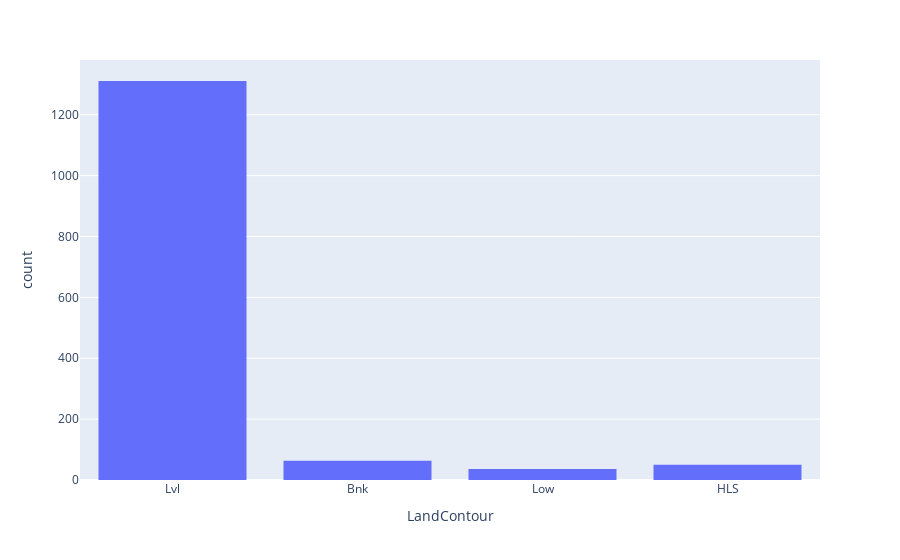

Notebook code cell kept with this figure:
### Markdown cell above
### LandContour: 

Flatness of the property

Lvl => Near Flat/Level<br >
Bnk => Banked - Quick and significant rise from street grade to building<br >
HLS => Hillside - Significant slope from side to side<br >
Low => Depression<br >

### Code cell
explore('LandContour')

### Figure 1 — Plotly figure (JSON) as saved in the notebook; plotly's stock layout.template omitted (floating-point values rounded to 4 significant figures; data arrays with more than 128 entries replaced by an {"elided": "..."} marker saying what was removed)
{"data": [{"alignmentgroup": "True", "bingroup": "x", "hovertemplate": "LandContour=%{x}<br>count=%{y}<extra></extra>", "legendgroup": "", "marker": {"color": "#636efa", "pattern": {"shape": ""}}, "name": "", "offsetgroup": "", "orientation": "v", "showlegend": false, "type": "histogram", "x": {"elided": "1460 str values"}, "xaxis": "x", "yaxis": "y"}], "layout": {"barmode": "relative", "legend": {"tracegroupgap": 0}, "margin": {"t": 60}, "xaxis": {"anchor": "y", "domain": [0, 1], "title": {"text": "LandContour"}}, "yaxis": {"anchor": "x", "domain": [0, 1], "title": {"text": "count"}}}}
